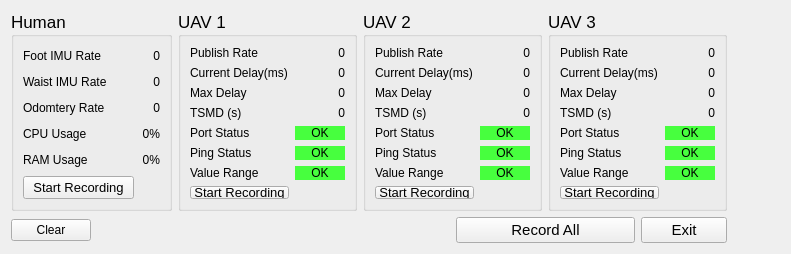
<?xml version="1.0" encoding="UTF-8"?>
<ui version="4.0">
 <class>Dashboard</class>
 <widget class="QWidget" name="Dashboard">
  <property name="geometry">
   <rect>
    <x>0</x>
    <y>0</y>
    <width>791</width>
    <height>254</height>
   </rect>
  </property>
  <property name="minimumSize">
   <size>
    <width>791</width>
    <height>254</height>
   </size>
  </property>
  <property name="windowTitle">
   <string>Dashboard</string>
  </property>
  <layout class="QGridLayout" name="gridLayout_5">
   <item row="0" column="0">
    <widget class="QGroupBox" name="human_groupBox">
     <property name="sizePolicy">
      <sizepolicy hsizetype="MinimumExpanding" vsizetype="Preferred">
       <horstretch>0</horstretch>
       <verstretch>0</verstretch>
      </sizepolicy>
     </property>
     <property name="minimumSize">
      <size>
       <width>161</width>
       <height>0</height>
      </size>
     </property>
     <property name="font">
      <font>
       <pointsize>13</pointsize>
      </font>
     </property>
     <property name="title">
      <string>Human</string>
     </property>
     <layout class="QGridLayout" name="gridLayout_4">
      <item row="0" column="0">
       <widget class="QLabel" name="human_label1">
        <property name="font">
         <font>
          <pointsize>9</pointsize>
         </font>
        </property>
        <property name="text">
         <string>Foot IMU Rate</string>
        </property>
       </widget>
      </item>
      <item row="0" column="1" colspan="2">
       <widget class="QLabel" name="human_footIMU_rate_label">
        <property name="font">
         <font>
          <pointsize>9</pointsize>
         </font>
        </property>
        <property name="text">
         <string>0</string>
        </property>
        <property name="alignment">
         <set>Qt::AlignRight|Qt::AlignTrailing|Qt::AlignVCenter</set>
        </property>
       </widget>
      </item>
      <item row="1" column="0">
       <widget class="QLabel" name="human_label2">
        <property name="font">
         <font>
          <pointsize>9</pointsize>
         </font>
        </property>
        <property name="text">
         <string>Waist IMU Rate</string>
        </property>
       </widget>
      </item>
      <item row="1" column="1" colspan="2">
       <widget class="QLabel" name="human_waistIMU_rate_label">
        <property name="font">
         <font>
          <pointsize>9</pointsize>
         </font>
        </property>
        <property name="text">
         <string>0</string>
        </property>
        <property name="alignment">
         <set>Qt::AlignRight|Qt::AlignTrailing|Qt::AlignVCenter</set>
        </property>
       </widget>
      </item>
      <item row="2" column="0">
       <widget class="QLabel" name="human_label3">
        <property name="font">
         <font>
          <pointsize>9</pointsize>
         </font>
        </property>
        <property name="text">
         <string>Odomtery Rate</string>
        </property>
       </widget>
      </item>
      <item row="2" column="1" colspan="2">
       <widget class="QLabel" name="human_odometry_rate_label">
        <property name="font">
         <font>
          <pointsize>9</pointsize>
         </font>
        </property>
        <property name="text">
         <string>0</string>
        </property>
        <property name="alignment">
         <set>Qt::AlignRight|Qt::AlignTrailing|Qt::AlignVCenter</set>
        </property>
       </widget>
      </item>
      <item row="3" column="0">
       <widget class="QLabel" name="human_label4">
        <property name="font">
         <font>
          <pointsize>9</pointsize>
         </font>
        </property>
        <property name="text">
         <string>CPU Usage</string>
        </property>
       </widget>
      </item>
      <item row="3" column="2">
       <widget class="QLabel" name="human_CPU_usage_label">
        <property name="font">
         <font>
          <pointsize>9</pointsize>
         </font>
        </property>
        <property name="text">
         <string>0%</string>
        </property>
        <property name="alignment">
         <set>Qt::AlignRight|Qt::AlignTrailing|Qt::AlignVCenter</set>
        </property>
       </widget>
      </item>
      <item row="4" column="0">
       <widget class="QLabel" name="human_label5">
        <property name="font">
         <font>
          <pointsize>9</pointsize>
         </font>
        </property>
        <property name="text">
         <string>RAM Usage</string>
        </property>
       </widget>
      </item>
      <item row="4" column="2">
       <widget class="QLabel" name="human_RAM_usage_label">
        <property name="font">
         <font>
          <pointsize>9</pointsize>
         </font>
        </property>
        <property name="text">
         <string>0%</string>
        </property>
        <property name="alignment">
         <set>Qt::AlignRight|Qt::AlignTrailing|Qt::AlignVCenter</set>
        </property>
       </widget>
      </item>
      <item row="5" column="0" colspan="2">
       <widget class="QPushButton" name="human_record_pushButton">
        <property name="font">
         <font>
          <pointsize>10</pointsize>
         </font>
        </property>
        <property name="text">
         <string>Start Recording</string>
        </property>
       </widget>
      </item>
     </layout>
    </widget>
   </item>
   <item row="0" column="1">
    <widget class="QGroupBox" name="uav1_groupBox">
     <property name="sizePolicy">
      <sizepolicy hsizetype="MinimumExpanding" vsizetype="Maximum">
       <horstretch>0</horstretch>
       <verstretch>0</verstretch>
      </sizepolicy>
     </property>
     <property name="minimumSize">
      <size>
       <width>0</width>
       <height>0</height>
      </size>
     </property>
     <property name="font">
      <font>
       <pointsize>13</pointsize>
      </font>
     </property>
     <property name="title">
      <string>UAV 1</string>
     </property>
     <layout class="QGridLayout" name="gridLayout_2">
      <item row="0" column="0">
       <widget class="QLabel" name="uav1_label1">
        <property name="font">
         <font>
          <pointsize>9</pointsize>
         </font>
        </property>
        <property name="text">
         <string>Publish Rate</string>
        </property>
        <property name="scaledContents">
         <bool>false</bool>
        </property>
       </widget>
      </item>
      <item row="0" column="1">
       <widget class="QLabel" name="uav1_publish_rate_label">
        <property name="minimumSize">
         <size>
          <width>50</width>
          <height>0</height>
         </size>
        </property>
        <property name="font">
         <font>
          <pointsize>9</pointsize>
         </font>
        </property>
        <property name="text">
         <string>0</string>
        </property>
        <property name="alignment">
         <set>Qt::AlignRight|Qt::AlignTrailing|Qt::AlignVCenter</set>
        </property>
       </widget>
      </item>
      <item row="1" column="0">
       <widget class="QLabel" name="uav1_label2">
        <property name="font">
         <font>
          <pointsize>9</pointsize>
         </font>
        </property>
        <property name="text">
         <string>Current Delay(ms)</string>
        </property>
        <property name="scaledContents">
         <bool>false</bool>
        </property>
        <property name="wordWrap">
         <bool>false</bool>
        </property>
       </widget>
      </item>
      <item row="1" column="1">
       <widget class="QLabel" name="uav1_delay_label">
        <property name="minimumSize">
         <size>
          <width>50</width>
          <height>0</height>
         </size>
        </property>
        <property name="font">
         <font>
          <pointsize>9</pointsize>
         </font>
        </property>
        <property name="autoFillBackground">
         <bool>false</bool>
        </property>
        <property name="styleSheet">
         <string notr="true"/>
        </property>
        <property name="text">
         <string>0</string>
        </property>
        <property name="alignment">
         <set>Qt::AlignRight|Qt::AlignTrailing|Qt::AlignVCenter</set>
        </property>
       </widget>
      </item>
      <item row="2" column="0">
       <widget class="QLabel" name="uav1_label3">
        <property name="font">
         <font>
          <pointsize>9</pointsize>
         </font>
        </property>
        <property name="text">
         <string>Max Delay</string>
        </property>
       </widget>
      </item>
      <item row="2" column="1">
       <widget class="QLabel" name="uav1_max_delay_label">
        <property name="minimumSize">
         <size>
          <width>50</width>
          <height>0</height>
         </size>
        </property>
        <property name="font">
         <font>
          <pointsize>9</pointsize>
         </font>
        </property>
        <property name="text">
         <string>0</string>
        </property>
        <property name="alignment">
         <set>Qt::AlignRight|Qt::AlignTrailing|Qt::AlignVCenter</set>
        </property>
       </widget>
      </item>
      <item row="3" column="0">
       <widget class="QLabel" name="uav1_label4">
        <property name="font">
         <font>
          <pointsize>9</pointsize>
         </font>
        </property>
        <property name="text">
         <string>TSMD (s)</string>
        </property>
        <property name="wordWrap">
         <bool>true</bool>
        </property>
       </widget>
      </item>
      <item row="3" column="1">
       <widget class="QLabel" name="uav1_TSMD_label">
        <property name="minimumSize">
         <size>
          <width>50</width>
          <height>0</height>
         </size>
        </property>
        <property name="font">
         <font>
          <pointsize>9</pointsize>
         </font>
        </property>
        <property name="text">
         <string>0</string>
        </property>
        <property name="alignment">
         <set>Qt::AlignRight|Qt::AlignTrailing|Qt::AlignVCenter</set>
        </property>
       </widget>
      </item>
      <item row="4" column="0">
       <widget class="QLabel" name="uav1_label5">
        <property name="font">
         <font>
          <pointsize>9</pointsize>
         </font>
        </property>
        <property name="text">
         <string>Port Status</string>
        </property>
        <property name="wordWrap">
         <bool>true</bool>
        </property>
       </widget>
      </item>
      <item row="4" column="1">
       <widget class="QLabel" name="uav1_port_status_label">
        <property name="font">
         <font>
          <pointsize>9</pointsize>
         </font>
        </property>
        <property name="styleSheet">
         <string notr="true">QLabel { background: rgb(71, 255, 62) }</string>
        </property>
        <property name="text">
         <string>OK</string>
        </property>
        <property name="alignment">
         <set>Qt::AlignCenter</set>
        </property>
        <property name="wordWrap">
         <bool>true</bool>
        </property>
       </widget>
      </item>
      <item row="5" column="0">
       <widget class="QLabel" name="uav1_label6">
        <property name="font">
         <font>
          <pointsize>9</pointsize>
         </font>
        </property>
        <property name="text">
         <string>Ping Status</string>
        </property>
        <property name="wordWrap">
         <bool>true</bool>
        </property>
       </widget>
      </item>
      <item row="5" column="1">
       <widget class="QLabel" name="uav1_ping_status_label">
        <property name="font">
         <font>
          <pointsize>9</pointsize>
         </font>
        </property>
        <property name="styleSheet">
         <string notr="true">QLabel { background: rgb(71, 255, 62) }</string>
        </property>
        <property name="text">
         <string>OK</string>
        </property>
        <property name="alignment">
         <set>Qt::AlignCenter</set>
        </property>
        <property name="wordWrap">
         <bool>true</bool>
        </property>
       </widget>
      </item>
      <item row="6" column="0">
       <widget class="QLabel" name="uav1_label7">
        <property name="font">
         <font>
          <pointsize>9</pointsize>
         </font>
        </property>
        <property name="text">
         <string>Value Range</string>
        </property>
        <property name="wordWrap">
         <bool>true</bool>
        </property>
       </widget>
      </item>
      <item row="6" column="1">
       <widget class="QLabel" name="uav1_value_range_label">
        <property name="font">
         <font>
          <pointsize>9</pointsize>
         </font>
        </property>
        <property name="styleSheet">
         <string notr="true">QLabel { background: rgb(71, 255, 62) }</string>
        </property>
        <property name="text">
         <string>OK</string>
        </property>
        <property name="alignment">
         <set>Qt::AlignCenter</set>
        </property>
        <property name="wordWrap">
         <bool>true</bool>
        </property>
       </widget>
      </item>
      <item row="7" column="0">
       <widget class="QPushButton" name="uav1_record_pushButton">
        <property name="font">
         <font>
          <pointsize>10</pointsize>
         </font>
        </property>
        <property name="text">
         <string>Start Recording</string>
        </property>
       </widget>
      </item>
     </layout>
    </widget>
   </item>
   <item row="0" column="2" colspan="2">
    <widget class="QGroupBox" name="uav2_groupBox">
     <property name="sizePolicy">
      <sizepolicy hsizetype="MinimumExpanding" vsizetype="Maximum">
       <horstretch>0</horstretch>
       <verstretch>0</verstretch>
      </sizepolicy>
     </property>
     <property name="font">
      <font>
       <pointsize>13</pointsize>
      </font>
     </property>
     <property name="title">
      <string>UAV 2</string>
     </property>
     <layout class="QGridLayout" name="gridLayout_3">
      <item row="0" column="0">
       <widget class="QLabel" name="uav2_label1">
        <property name="font">
         <font>
          <pointsize>9</pointsize>
         </font>
        </property>
        <property name="text">
         <string>Publish Rate</string>
        </property>
       </widget>
      </item>
      <item row="0" column="1">
       <widget class="QLabel" name="uav2_publish_rate_label">
        <property name="minimumSize">
         <size>
          <width>50</width>
          <height>0</height>
         </size>
        </property>
        <property name="font">
         <font>
          <pointsize>9</pointsize>
         </font>
        </property>
        <property name="text">
         <string>0</string>
        </property>
        <property name="alignment">
         <set>Qt::AlignRight|Qt::AlignTrailing|Qt::AlignVCenter</set>
        </property>
       </widget>
      </item>
      <item row="1" column="0">
       <widget class="QLabel" name="uav2_label2">
        <property name="font">
         <font>
          <pointsize>9</pointsize>
         </font>
        </property>
        <property name="text">
         <string>Current Delay(ms)</string>
        </property>
       </widget>
      </item>
      <item row="1" column="1">
       <widget class="QLabel" name="uav2_delay_label">
        <property name="minimumSize">
         <size>
          <width>50</width>
          <height>0</height>
         </size>
        </property>
        <property name="font">
         <font>
          <pointsize>9</pointsize>
         </font>
        </property>
        <property name="autoFillBackground">
         <bool>false</bool>
        </property>
        <property name="styleSheet">
         <string notr="true"/>
        </property>
        <property name="text">
         <string>0</string>
        </property>
        <property name="alignment">
         <set>Qt::AlignRight|Qt::AlignTrailing|Qt::AlignVCenter</set>
        </property>
       </widget>
      </item>
      <item row="2" column="0">
       <widget class="QLabel" name="uav2_label3">
        <property name="font">
         <font>
          <pointsize>9</pointsize>
         </font>
        </property>
        <property name="text">
         <string>Max Delay</string>
        </property>
       </widget>
      </item>
      <item row="2" column="1">
       <widget class="QLabel" name="uav2_max_delay_label">
        <property name="minimumSize">
         <size>
          <width>50</width>
          <height>0</height>
         </size>
        </property>
        <property name="font">
         <font>
          <pointsize>9</pointsize>
         </font>
        </property>
        <property name="text">
         <string>0</string>
        </property>
        <property name="alignment">
         <set>Qt::AlignRight|Qt::AlignTrailing|Qt::AlignVCenter</set>
        </property>
       </widget>
      </item>
      <item row="3" column="0">
       <widget class="QLabel" name="uav2_label4">
        <property name="font">
         <font>
          <pointsize>9</pointsize>
         </font>
        </property>
        <property name="text">
         <string>TSMD (s)</string>
        </property>
        <property name="wordWrap">
         <bool>true</bool>
        </property>
       </widget>
      </item>
      <item row="3" column="1">
       <widget class="QLabel" name="uav2_TSMD_label">
        <property name="minimumSize">
         <size>
          <width>50</width>
          <height>0</height>
         </size>
        </property>
        <property name="font">
         <font>
          <pointsize>9</pointsize>
         </font>
        </property>
        <property name="text">
         <string>0</string>
        </property>
        <property name="alignment">
         <set>Qt::AlignRight|Qt::AlignTrailing|Qt::AlignVCenter</set>
        </property>
       </widget>
      </item>
      <item row="4" column="0">
       <widget class="QLabel" name="uav2_label5">
        <property name="font">
         <font>
          <pointsize>9</pointsize>
         </font>
        </property>
        <property name="text">
         <string>Port Status</string>
        </property>
        <property name="wordWrap">
         <bool>true</bool>
        </property>
       </widget>
      </item>
      <item row="4" column="1">
       <widget class="QLabel" name="uav2_port_status_label">
        <property name="font">
         <font>
          <pointsize>9</pointsize>
         </font>
        </property>
        <property name="styleSheet">
         <string notr="true">QLabel { background: rgb(71, 255, 62) }</string>
        </property>
        <property name="text">
         <string>OK</string>
        </property>
        <property name="alignment">
         <set>Qt::AlignCenter</set>
        </property>
        <property name="wordWrap">
         <bool>true</bool>
        </property>
       </widget>
      </item>
      <item row="5" column="0">
       <widget class="QLabel" name="uav2_label6">
        <property name="font">
         <font>
          <pointsize>9</pointsize>
         </font>
        </property>
        <property name="text">
         <string>Ping Status</string>
        </property>
        <property name="wordWrap">
         <bool>true</bool>
        </property>
       </widget>
      </item>
      <item row="5" column="1">
       <widget class="QLabel" name="uav2_ping_status_label">
        <property name="font">
         <font>
          <pointsize>9</pointsize>
         </font>
        </property>
        <property name="styleSheet">
         <string notr="true">QLabel { background: rgb(71, 255, 62) }</string>
        </property>
        <property name="text">
         <string>OK</string>
        </property>
        <property name="alignment">
         <set>Qt::AlignCenter</set>
        </property>
        <property name="wordWrap">
         <bool>true</bool>
        </property>
       </widget>
      </item>
      <item row="6" column="0">
       <widget class="QLabel" name="uav2_label7">
        <property name="font">
         <font>
          <pointsize>9</pointsize>
         </font>
        </property>
        <property name="text">
         <string>Value Range</string>
        </property>
        <property name="wordWrap">
         <bool>true</bool>
        </property>
       </widget>
      </item>
      <item row="6" column="1">
       <widget class="QLabel" name="uav2_value_range_label">
        <property name="font">
         <font>
          <pointsize>9</pointsize>
         </font>
        </property>
        <property name="styleSheet">
         <string notr="true">QLabel { background: rgb(71, 255, 62) }</string>
        </property>
        <property name="text">
         <string>OK</string>
        </property>
        <property name="alignment">
         <set>Qt::AlignCenter</set>
        </property>
        <property name="wordWrap">
         <bool>true</bool>
        </property>
       </widget>
      </item>
      <item row="7" column="0">
       <widget class="QPushButton" name="uav2_record_pushButton">
        <property name="font">
         <font>
          <pointsize>10</pointsize>
         </font>
        </property>
        <property name="text">
         <string>Start Recording</string>
        </property>
       </widget>
      </item>
     </layout>
    </widget>
   </item>
   <item row="0" column="4" colspan="2">
    <widget class="QGroupBox" name="uav3_groupBox">
     <property name="sizePolicy">
      <sizepolicy hsizetype="MinimumExpanding" vsizetype="Maximum">
       <horstretch>0</horstretch>
       <verstretch>0</verstretch>
      </sizepolicy>
     </property>
     <property name="font">
      <font>
       <pointsize>13</pointsize>
      </font>
     </property>
     <property name="title">
      <string>UAV 3</string>
     </property>
     <layout class="QGridLayout" name="gridLayout">
      <item row="0" column="0">
       <widget class="QLabel" name="uav3_label1">
        <property name="font">
         <font>
          <pointsize>9</pointsize>
         </font>
        </property>
        <property name="text">
         <string>Publish Rate</string>
        </property>
       </widget>
      </item>
      <item row="0" column="1">
       <widget class="QLabel" name="uav3_publish_rate_label">
        <property name="minimumSize">
         <size>
          <width>50</width>
          <height>0</height>
         </size>
        </property>
        <property name="font">
         <font>
          <pointsize>9</pointsize>
         </font>
        </property>
        <property name="text">
         <string>0</string>
        </property>
        <property name="alignment">
         <set>Qt::AlignRight|Qt::AlignTrailing|Qt::AlignVCenter</set>
        </property>
       </widget>
      </item>
      <item row="1" column="0">
       <widget class="QLabel" name="uav3_label2">
        <property name="font">
         <font>
          <pointsize>9</pointsize>
         </font>
        </property>
        <property name="text">
         <string>Current Delay(ms)</string>
        </property>
       </widget>
      </item>
      <item row="1" column="1">
       <widget class="QLabel" name="uav3_delay_label">
        <property name="minimumSize">
         <size>
          <width>50</width>
          <height>0</height>
         </size>
        </property>
        <property name="font">
         <font>
          <pointsize>9</pointsize>
         </font>
        </property>
        <property name="autoFillBackground">
         <bool>false</bool>
        </property>
        <property name="styleSheet">
         <string notr="true"/>
        </property>
        <property name="text">
         <string>0</string>
        </property>
        <property name="alignment">
         <set>Qt::AlignRight|Qt::AlignTrailing|Qt::AlignVCenter</set>
        </property>
       </widget>
      </item>
      <item row="2" column="0">
       <widget class="QLabel" name="uav3_label3">
        <property name="font">
         <font>
          <pointsize>9</pointsize>
         </font>
        </property>
        <property name="text">
         <string>Max Delay</string>
        </property>
       </widget>
      </item>
      <item row="2" column="1">
       <widget class="QLabel" name="uav3_max_delay_label">
        <property name="minimumSize">
         <size>
          <width>50</width>
          <height>0</height>
         </size>
        </property>
        <property name="font">
         <font>
          <pointsize>9</pointsize>
         </font>
        </property>
        <property name="text">
         <string>0</string>
        </property>
        <property name="alignment">
         <set>Qt::AlignRight|Qt::AlignTrailing|Qt::AlignVCenter</set>
        </property>
       </widget>
      </item>
      <item row="3" column="0">
       <widget class="QLabel" name="uav3_label4">
        <property name="font">
         <font>
          <pointsize>9</pointsize>
         </font>
        </property>
        <property name="text">
         <string>TSMD (s)</string>
        </property>
        <property name="wordWrap">
         <bool>true</bool>
        </property>
       </widget>
      </item>
      <item row="3" column="1">
       <widget class="QLabel" name="uav3_TSMD_label">
        <property name="minimumSize">
         <size>
          <width>50</width>
          <height>0</height>
         </size>
        </property>
        <property name="font">
         <font>
          <pointsize>9</pointsize>
         </font>
        </property>
        <property name="text">
         <string>0</string>
        </property>
        <property name="alignment">
         <set>Qt::AlignRight|Qt::AlignTrailing|Qt::AlignVCenter</set>
        </property>
       </widget>
      </item>
      <item row="4" column="0">
       <widget class="QLabel" name="uav3_label5">
        <property name="font">
         <font>
          <pointsize>9</pointsize>
         </font>
        </property>
        <property name="text">
         <string>Port Status</string>
        </property>
        <property name="wordWrap">
         <bool>true</bool>
        </property>
       </widget>
      </item>
      <item row="4" column="1">
       <widget class="QLabel" name="uav3_port_status_label">
        <property name="font">
         <font>
          <pointsize>9</pointsize>
         </font>
        </property>
        <property name="styleSheet">
         <string notr="true">QLabel { background: rgb(71, 255, 62) }</string>
        </property>
        <property name="text">
         <string>OK</string>
        </property>
        <property name="alignment">
         <set>Qt::AlignCenter</set>
        </property>
        <property name="wordWrap">
         <bool>true</bool>
        </property>
       </widget>
      </item>
      <item row="5" column="0">
       <widget class="QLabel" name="uav3_label6">
        <property name="font">
         <font>
          <pointsize>9</pointsize>
         </font>
        </property>
        <property name="text">
         <string>Ping Status</string>
        </property>
        <property name="wordWrap">
         <bool>true</bool>
        </property>
       </widget>
      </item>
      <item row="5" column="1">
       <widget class="QLabel" name="uav3_ping_status_label">
        <property name="font">
         <font>
          <pointsize>9</pointsize>
         </font>
        </property>
        <property name="styleSheet">
         <string notr="true">QLabel { background: rgb(71, 255, 62) }</string>
        </property>
        <property name="text">
         <string>OK</string>
        </property>
        <property name="alignment">
         <set>Qt::AlignCenter</set>
        </property>
        <property name="wordWrap">
         <bool>true</bool>
        </property>
       </widget>
      </item>
      <item row="6" column="0">
       <widget class="QLabel" name="uav3_label7">
        <property name="font">
         <font>
          <pointsize>9</pointsize>
         </font>
        </property>
        <property name="text">
         <string>Value Range</string>
        </property>
        <property name="wordWrap">
         <bool>true</bool>
        </property>
       </widget>
      </item>
      <item row="6" column="1">
       <widget class="QLabel" name="uav3_value_range_label">
        <property name="font">
         <font>
          <pointsize>9</pointsize>
         </font>
        </property>
        <property name="styleSheet">
         <string notr="true">QLabel { background: rgb(71, 255, 62) }</string>
        </property>
        <property name="text">
         <string>OK</string>
        </property>
        <property name="alignment">
         <set>Qt::AlignCenter</set>
        </property>
        <property name="wordWrap">
         <bool>true</bool>
        </property>
       </widget>
      </item>
      <item row="7" column="0">
       <widget class="QPushButton" name="uav3_record_pushButton">
        <property name="font">
         <font>
          <pointsize>10</pointsize>
         </font>
        </property>
        <property name="text">
         <string>Start Recording</string>
        </property>
       </widget>
      </item>
     </layout>
    </widget>
   </item>
   <item row="0" column="6">
    <spacer name="horizontalSpacer">
     <property name="orientation">
      <enum>Qt::Horizontal</enum>
     </property>
     <property name="sizeHint" stdset="0">
      <size>
       <width>40</width>
       <height>20</height>
      </size>
     </property>
    </spacer>
   </item>
   <item row="1" column="0">
    <widget class="QPushButton" name="clear_pushButton">
     <property name="sizePolicy">
      <sizepolicy hsizetype="Maximum" vsizetype="Fixed">
       <horstretch>0</horstretch>
       <verstretch>0</verstretch>
      </sizepolicy>
     </property>
     <property name="text">
      <string>Clear</string>
     </property>
    </widget>
   </item>
   <item row="1" column="2">
    <spacer name="verticalSpacer">
     <property name="orientation">
      <enum>Qt::Vertical</enum>
     </property>
     <property name="sizeHint" stdset="0">
      <size>
       <width>20</width>
       <height>40</height>
      </size>
     </property>
    </spacer>
   </item>
   <item row="1" column="3" colspan="2">
    <widget class="QPushButton" name="record_all_pushButton">
     <property name="font">
      <font>
       <pointsize>11</pointsize>
      </font>
     </property>
     <property name="text">
      <string>Record All</string>
     </property>
    </widget>
   </item>
   <item row="1" column="5">
    <widget class="QPushButton" name="exit_pushButton">
     <property name="font">
      <font>
       <pointsize>11</pointsize>
      </font>
     </property>
     <property name="text">
      <string>Exit</string>
     </property>
    </widget>
   </item>
  </layout>
 </widget>
 <resources/>
 <connections/>
</ui>
